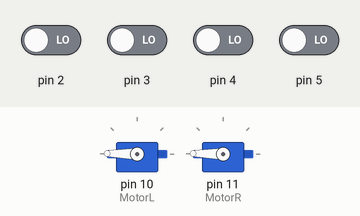
This sketch was run on a simulated Arduino Uno, built with avr-gcc and run on an emulated ATmega328P. Shown: 2 × servo. The test bench sets the inputs (shaded band); at power-on: pin 2–5 LOW.

Above: at 1.2 s.
1.3 s: pin 2 driven HIGH
At 1.7 s:
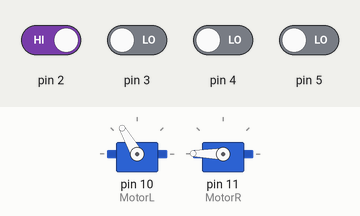
2.8 s: pin 3 driven HIGH
At 4.0 s:
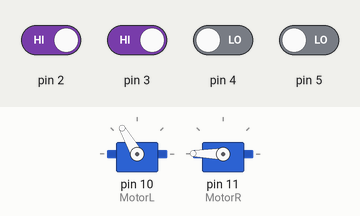
5.8 s: pin 4 driven HIGH
At 6.5 s:
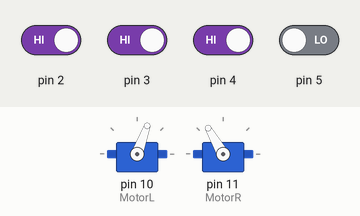
8.8 s: pin 5 driven HIGH
At 10.0 s:
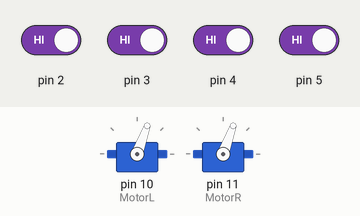
10.3 s: pin 3 driven LOW
At 11.3 s:
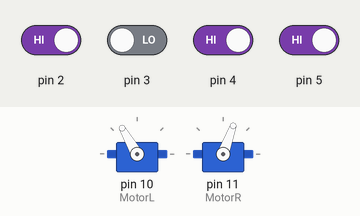
11.8 s: pin 2 driven LOW
At 12.7 s:
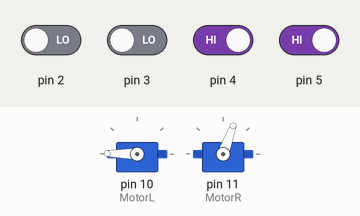
Timing chart, 0 to 15.8 s (numbered marks = the images above; inputs shaded):
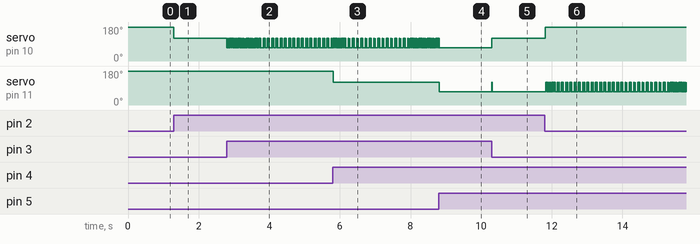

The sketch:

Gr12RemoteControlArduinoCar.ino
```cpp
/*
Developed for an Arduino-based remote-controlled car. The provided code
utilizes a 4-button setup for backward and forward motion of the two motors.
the motors used are VEX-robotics based (servo based.)

improvements were made but not in this set of code to use a bluetooth
adapter to receive movement commands from the controller to the arduino.
*/

#include <Servo.h>
Servo MotorL;
Servo MotorR;
//declaration of motors as a type of servo, accessing of the servo library
int LeftForward = 0;
int LeftBackward = 0;
//declaring the directions and values
int RightForward = 0;
int RightBackward = 0;

const int MF = 120;  // angle that moves motor forward
const int MB = 70; // angle that moves motor backward
const int MS = 179; // angle that stops the motor

void setup()
{
  MotorL.attach(10);
  MotorR.attach(11);

//setting up buttons and motor ports
  pinMode(2, INPUT);
  pinMode(3, INPUT);
  pinMode(4, INPUT);
  pinMode(5, INPUT);
}

void loop()
{
  int x;
  LeftForward = digitalRead(2);
  LeftBackward = digitalRead(3);

  RightForward = digitalRead(4);
  RightBackward = digitalRead(5);

//motor commands, if button x = whatever, turn on. if not, turn off
  if (LeftForward == HIGH)
  {
    MotorL.write(MF); // move forward
  }
  else
  {
    MotorL.write(MS);
  }

  if (LeftBackward == HIGH)
  {
    MotorL.write(MB); // move backward
  }

  if (RightForward == HIGH)
  {
    MotorR.write(MF); // move forward
  }

else
{
  MotorR.write(MS);
}

  if (RightBackward == HIGH)
  {
    MotorR.write(MB); // move backward
  }

}
```

Measured:
- after the input at 1.3 s, servo on pin 10 (MotorL): 179° → 120° at once
- after the input at 2.8 s, servo on pin 10 (MotorL): alternates 120° for 0.02 s and 70° for 0.02 s, starting at once
- after the input at 5.8 s, servo on pin 11 (MotorR): 179° → 120° at once
- after the input at 8.8 s, servo on pin 10 (MotorL): goes on until 8.8 s, then stays 70°; servo on pin 11 (MotorR): 120° → 70° at once
- after the input at 10.3 s, servo on pin 10 (MotorL): 70° → 120° at once; servo on pin 11 (MotorR): 70° → 120° at once, → 70° 0.01 s later
- after the input at 11.8 s, servo on pin 10 (MotorL): 120° → 179° at once; servo on pin 11 (MotorR): alternates 120° for 0.02 s and 70° for 0.02 s, starting at once
